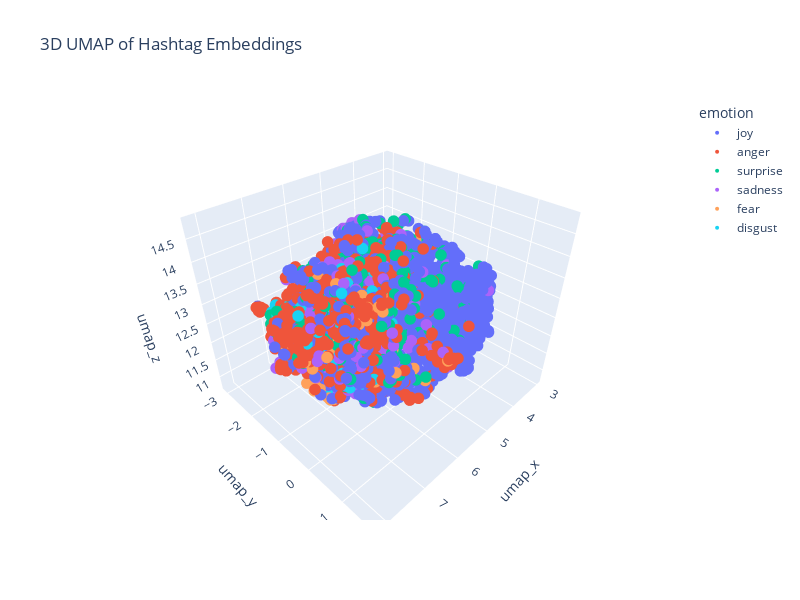

Source (notebook cell):
### Code cell
plot_umap(
    df=df_merged[df_merged["split"] == "train"].sample(n=3000, random_state=42),
    embedding_col="text_embedding",
    hover_cols=["text", "hashtags"],
    color_col="emotion",
    size_max=4,
    kind="3d"
)
